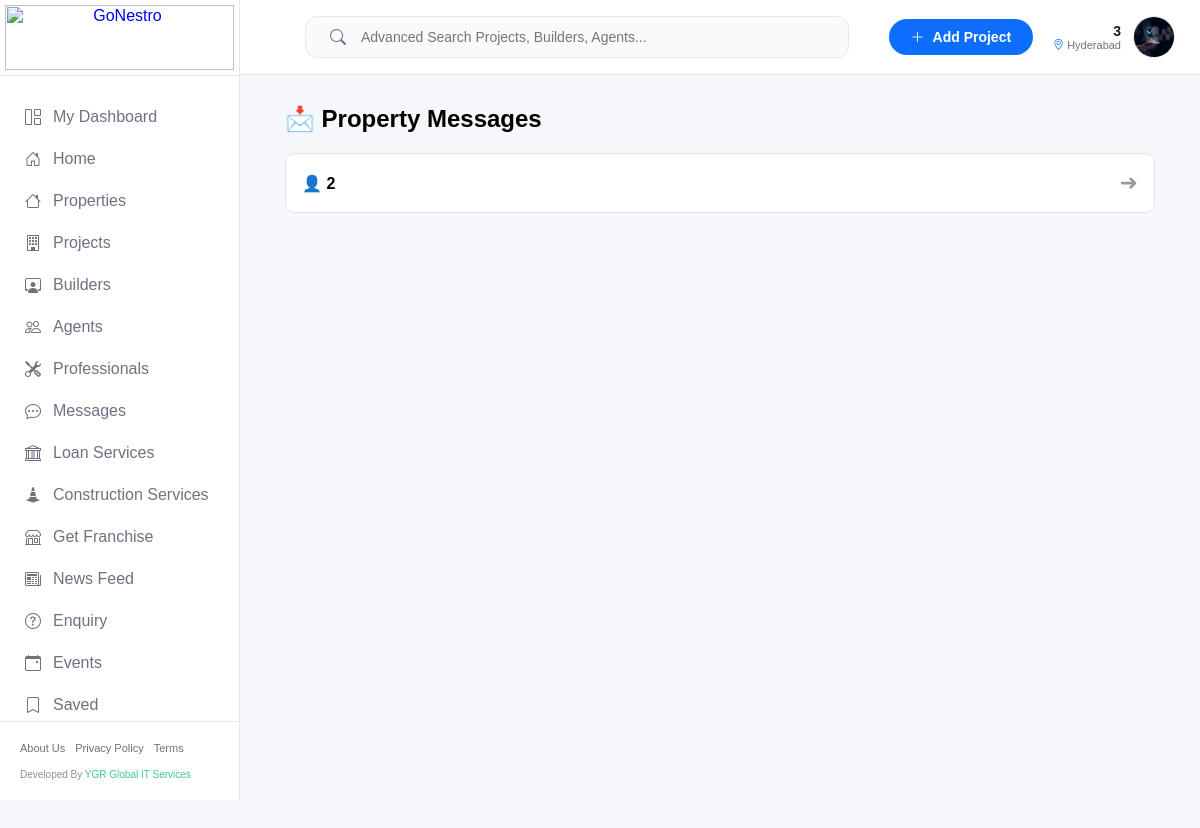
Page /owner/property/chats/ (signed in) on the committed database.
### prop/models.py (models this page shows, shortened)
class User(AbstractUser):
    is_google_user = models.BooleanField(default=False)
    username = models.CharField(max_length=150, unique=True)
    phone = models.CharField(max_length=15, unique=True, null=True, blank=True)
    email = models.EmailField(unique=True)
    category = models.CharField(max_length=100, null=True, blank=True)
    marketer_category = models.CharField(max_length=100, null=True, blank=True)
    company_category = models.CharField(max_length=100, null=True, blank=True)
    area_serves = models.CharField(max_length=255, null=True, blank=True)
    whatsapp_number = models.CharField(max_length=15, null=True, blank=True)
    role = models.CharField(max_length=20, choices=Role.choices, default=Role.PROFESSIONAL)
    plan_type = models.CharField(max_length=30, choices=PlanType.choices, null=True, blank=True)
    description = models.TextField(null=True, blank=True)
    location = models.CharField(max_length=255, null=True, blank=True)
    radius = models.IntegerField(default=5 )
    experience = models.IntegerField(null=True, blank=True)
    deals = models.CharField(max_length=255, null=True, blank=True)
    selected_duration = models.IntegerField(default=1)
    contact_number = models.CharField(max_length=15, null=True, blank=True)
    user_referral_code = models.CharField(max_length=50, null=True, blank=True, unique=True)
    referred_by_code = models.CharField(max_length=50, null=True, blank=True)
    profile_image_path = models.ImageField(upload_to='profile_images/', default='images/Default_profile_picture.jpeg', null=True, blank=True)
    company_logo_path = models.ImageField(upload_to='company_logos/', null=True, blank=True)
    company_wallpaper_path = models.ImageField(upload_to='company_wallpapers/', null=True, blank=True)
    company_name = models.CharField(max_length=255, null=True, blank=True)
    address = models.CharField(max_length=255, null=True, blank=True)
    logo_url = models.CharField(max_length=255, null=True, blank=True)
    click = models.BigIntegerField(default=0)
    leads = models.BigIntegerField(default=0)
    total_projects = models.IntegerField(null=True, blank=True)
    ongoing_projects = models.IntegerField(null=True, blank=True)
    completed_projects = models.IntegerField(null=True, blank=True)
    created_at = models.DateTimeField(default=timezone.now)
    updated_at = models.DateTimeField(auto_now=True)
    company_subscription_start_date = models.DateField(null=True, blank=True)
    company_subscription_end_date = models.DateField(null=True, blank=True)
    marketer_subscription_start_date = models.DateField(null=True, blank=True)
    marketer_subscription_end_date = models.DateField(null=True, blank=True)
    professionals_subscription_start_date = models.DateField(null=True, blank=True)
    professionals_subscription_end_date = models.DateField(null=True, blank=True)
    company_subscription_type = models.CharField(max_length=50, choices=CompanySubscriptionType.choices, null=True, blank=True)
    marketing_subscription_type = models.CharField(max_length=50, choices=MarketingSubscriptionType.choices, null=True, blank=True)
    professionals_subscription_type = models.CharField(max_length=50, choices=MarketingSubscriptionType.choices, null=True, blank=True)
    owner_subscription_start_date = models.DateField(null=True, blank=True)
    owner_subscription_end_date = models.DateField(null=True, blank=True)
    is_online = models.BooleanField(default=False)
    last_seen = models.DateTimeField(null=True, blank=True)
    objects = UserManager()
    def save(self, *args, **kwargs):
        is_new = self.pk is None
        super().save(*args, **kwargs)
        if is_new and not self.user_referral_code:
            self.user_referral_code = self._generate_referral_code()
            User.objects.filter(pk=self.pk).update(user_referral_code=self.user_referral_code)

class ChatRoom(models.Model):
    user1 = models.ForeignKey(User, related_name='chats_initiated', on_delete=models.CASCADE)
    user2 = models.ForeignKey(User, related_name='chats_received', on_delete=models.CASCADE)
    property = models.ForeignKey(AddPropertyModel, null=True, blank=True, on_delete=models.SET_NULL)
    created_at = models.DateTimeField(auto_now_add=True)
    class Meta:
        unique_together = ('user1', 'user2', 'property')

### prop/views.py (the view)
@login_required
def owner_property_chats(request):
    chats = ChatRoom.objects.filter(
        user2=request.user  # OWNER
    ).select_related("property", "user1").order_by("-created_at")
    return render(request, "chat/owner_property_chats.html", {
        "chats": chats
    })

### templates/chat/owner_property_chats.html (shortened to what this page needs)
{% load static %}
{% include 'NavBar.html' %}
<div class="messages-wrapper">
  <div class="messages-header">
    <h2>📩 Property Messages</h2>
  </div>
  {% if chats %}
    <div class="chat-list">
      {% for chat in chats %}
        <a href="{% url 'prop:chat_room' chat.id %}" class="chat-card">
          <div class="chat-info">
            <div class="chat-user">
              👤 {{ chat.user1.username }}
            </div>
          </div>
          <div class="chat-arrow">➜</div>
        </a>
      {% endfor %}
    </div>
  {% else %}
    <div class="no-messages">
      <p>📭 No messages yet</p>
    </div>
  {% endif %}
</div>

### templates/NavBar.html (shortened to what this page needs)
{% load static %}
<link rel="stylesheet" href="https://cdn.jsdelivr.net/npm/bootstrap-icons@1.11.1/font/bootstrap-icons.css">
<link rel="stylesheet" href="{% static 'css/navbar.css' %}" />
<link rel="stylesheet" href="{% static 'css/premium.css' %}" />
<aside class="gn-aside navbar-sidebar" id="sidebar" style="display: flex; flex-direction: column;">
  <div class="gn-brand">
    <a href="{% url 'prop:home' %}" class="logo-link">
      <img src="{% static 'images/logo12.jpeg' %}" alt="GoNestro" class="sidebar-logo">
    </a>
  </div>
  <ul class="gn-nav-list" style="list-style: none; padding: 20px 0; overflow-y: auto; flex: 1;">
    <li class="gn-nav-item"><a href="{% url 'prop:profile' %}" class="gn-nav-link"
        style="display: flex; align-items: center; gap: 12px; padding: 12px 25px; text-decoration: none;"><i
          class="bi bi-grid-1x2"></i> My Dashboard</a></li>
    <li class="gn-nav-item"><a href="{% url 'prop:home' %}" class="gn-nav-link"
        style="display: flex; align-items: center; gap: 12px; padding: 12px 25px; text-decoration: none;"><i
          class="bi bi-house-door"></i> Home</a></li>
    <li class="gn-nav-item"><a href="/properties/All/" class="gn-nav-link"
        style="display: flex; align-items: center; gap: 12px; padding: 12px 25px; text-decoration: none;"><i
          class="bi bi-house"></i> Properties</a></li>
    <li class="gn-nav-item"><a href="{% url 'prop:all_projects' %}" class="gn-nav-link"
        style="display: flex; align-items: center; gap: 12px; padding: 12px 25px; text-decoration: none;"><i
          class="bi bi-building"></i> Projects</a></li>
    <li class="gn-nav-item"><a href="{% url 'prop:all_users' %}?category=company_premium" class="gn-nav-link"
        style="display: flex; align-items: center; gap: 12px; padding: 12px 25px; text-decoration: none;"><i
          class="bi bi-person-workspace"></i> Builders</a></li>
    <li class="gn-nav-item"><a href="{% url 'prop:all_users' %}?category=marketer_premium" class="gn-nav-link"
        style="display: flex; align-items: center; gap: 12px; padding: 12px 25px; text-decoration: none;"><i
          class="bi bi-people"></i> Agents</a></li>
    <li class="gn-nav-item"><a href="{% url 'prop:all_users' %}?category=professional" class="gn-nav-link"
        style="display: flex; align-items: center; gap: 12px; padding: 12px 25px; text-decoration: none;"><i
          class="bi bi-tools"></i> Professionals</a></li>
    <li class="gn-nav-item"><a href="{% url 'prop:all_users_to_chat' %}" class="gn-nav-link"
        style="display: flex; align-items: center; gap: 12px; padding: 12px 25px; text-decoration: none;"><i
          class="bi bi-chat-dots"></i> Messages</a></li>
    <li class="gn-nav-item"><a href="{% url 'prop:loan_form' %}" class="gn-nav-link"
        style="display: flex; align-items: center; gap: 12px; padding: 12px 25px; text-decoration: none;"><i
          class="bi bi-bank"></i> Loan services</a></li>
    <li class="gn-nav-item"><a href="{% url 'prop:contact_form'  %}" class="gn-nav-link"
        style="display: flex; align-items: center; gap: 12px; padding: 12px 25px; text-decoration: none;"><i
          class="bi bi-cone-striped"></i> Construction services</a></li>
    <li class="gn-nav-item"><a href="{% url 'prop:franchise' %}" class="gn-nav-link"
        style="display: flex; align-items: center; gap: 12px; padding: 12px 25px; text-decoration: none;"><i
          class="bi bi-shop"></i> Get Franchise</a></li>
    <li class="gn-nav-item"><a href="{% url 'prop:feed_list' %}" class="gn-nav-link"
        style="display: flex; align-items: center; gap: 12px; padding: 12px 25px; text-decoration: none;"><i
          class="bi bi-newspaper"></i> News Feed</a></li>
    <li class="gn-nav-item"><a href="{% url 'prop:require' %}" class="gn-nav-link"
        style="display: flex; align-items: center; gap: 12px; padding: 12px 25px; text-decoration: none;"><i
          class="bi bi-question-circle"></i> Enquiry</a></li>
    <li class="gn-nav-item"><a href="#" class="gn-nav-link"
        style="display: flex; align-items: center; gap: 12px; padding: 12px 25px; text-decoration: none;"><i
          class="bi bi-calendar-event"></i> Events</a></li>
    <li class="gn-nav-item"><a href="{% url 'prop:saved_properties' %}" class="gn-nav-link"
        style="display: flex; align-items: center; gap: 12px; padding: 12px 25px; text-decoration: none;"><i
          class="bi bi-bookmark"></i> Saved</a></li>
  </ul>
  <div class="gn-aside-footer">
    <div class="gn-footer-links">
      <a href="{% url 'prop:about' %}">About Us</a>
      <a href="{% url 'prop:privacy_policy' %}">Privacy Policy</a>
      <a href="{% url 'prop:terms' %}">Terms</a>
    </div>
    <div class="gn-dev-credit">
      Developed by <a href="http://ygrgobalitservices.com/" target="_blank">YGR Global IT Services</a>
    </div>
  </div>
</aside>
<header class="gn-top-header navbar-header">
  <div class="gn-top-search" style="flex: 1; max-width: 600px; margin: 0 40px; cursor: pointer;" onclick="openSearch()">
    <div class="gn-search-box" style="padding: 12px 24px; display: flex; align-items: center; width: 100%; background: #f8fafc; border-radius: 12px; border: 1px solid var(--nav-border); transition: all 0.3s;">
      <i class="bi bi-search" style="color: var(--nav-text-secondary); font-size: 16px;"></i>
      <input type="text" placeholder="Advanced Search Projects, Builders, Agents..." class="gn-search-field" readonly
        style="border:none; outline:none; background:transparent; padding-left:15px; width: 100%; font-size: 14px; color: var(--nav-text-primary); pointer-events: none;">
    </div>
  </div>
  <div class="gn-top-right" style="display: flex; align-items: center; gap: 20px;">
    {% if user.is_authenticated and user.role != "PROFESSIONAL" and user.role != "COMPANY" and user.role != "FRANCHISE" and user.role != "REGISTER" %}
    <a href="{% url 'prop:add_property' %}" style="text-decoration:none;" class="d-none d-md-block">
      <button class="gn-post-btn" style="background: #0d6efd; color: white; border: none; padding: 10px 22px; border-radius: 25px; font-weight: 700; font-size: 14px; display: flex; align-items: center; gap: 8px; transition: 0.3s;">
        <i class="bi bi-plus-lg"></i> Post property
      </button>
    </a>
    {% elif user.is_authenticated and user.role == "COMPANY" %}
    <a href="{% url 'prop:add_project' %}" style="text-decoration:none;" class="d-none d-md-block">
      <button class="gn-post-btn" style="background: #0d6efd; color: white; border: none; padding: 10px 22px; border-radius: 25px; font-weight: 700; font-size: 14px; display: flex; align-items: center; gap: 8px; transition: 0.3s;">
        <i class="bi bi-plus-lg"></i> Add Project
      </button>
    </a>
    {% endif %}
    <div class="gn-user-profile" style="display: flex; align-items: center; gap: 12px; cursor: pointer;" onclick="window.location.href='{% url 'prop:profile' %}'">
      <div class="gn-user-meta d-none d-lg-block" style="text-align: right;">
        <div class="name" style="font-weight: 700; font-size: 14px; color: var(--nav-text-primary);">
          {% if user.is_authenticated %}{{ user.company_name|default:user.username|truncatechars:20 }}{% else %}Welcome Guest{% endif %}
        </div>
        <div class="location" style="font-size: 11px; color: var(--nav-text-secondary);">
          <i class="bi bi-geo-alt" style="color: #0d6efd;"></i>
          {% if user.is_authenticated %}{{ user.location|default:"Hyderabad" }}{% else %}Location{% endif %}
        </div>
      </div>
      <div class="avatar-wrapper">
        {% if user.is_authenticated %}
          {% if user.role == "COMPANY" and user.company_logo_path %}
            <img src="{{ user.company_logo_path.url }}" alt="Logo" style="width:42px; height:42px; border-radius:50%; object-fit:cover; border: 1px solid var(--nav-border);" onerror="this.src='{% static 'images/default-avatar.png' %}'">
          {% elif user.profile_image_path %}
            <img src="{{ user.profile_image_path.url }}" alt="Profile" style="width:42px; height:42px; border-radius:50%; object-fit:cover; border: 1px solid var(--nav-border);" onerror="this.src='{% static 'images/default-avatar.png' %}'">
          {% else %}
            <img src="{% static 'images/default-avatar.png' %}" alt="Profile" style="width:42px; height:42px; border-radius:50%; object-fit:cover; border: 1px solid var(--nav-border);">
          {% endif %}
        {% else %}
          <img src="{% static 'images/default-avatar.png' %}" alt="Profile" style="width:42px; height:42px; border-radius:50%; object-fit:cover; border: 1px solid var(--nav-border);">
        {% endif %}
      </div>
    </div>
  </div>
</header>
<div class="main-content-wrapper" style="margin-left: 240px; width: calc(100% - 240px);">
  <div class="page-content-inner" style="min-height: calc(100vh - 70px);">

### rows in the picture
User: company_name "3", location "Hyderabad"
ChatRoom: user1.username "2"
